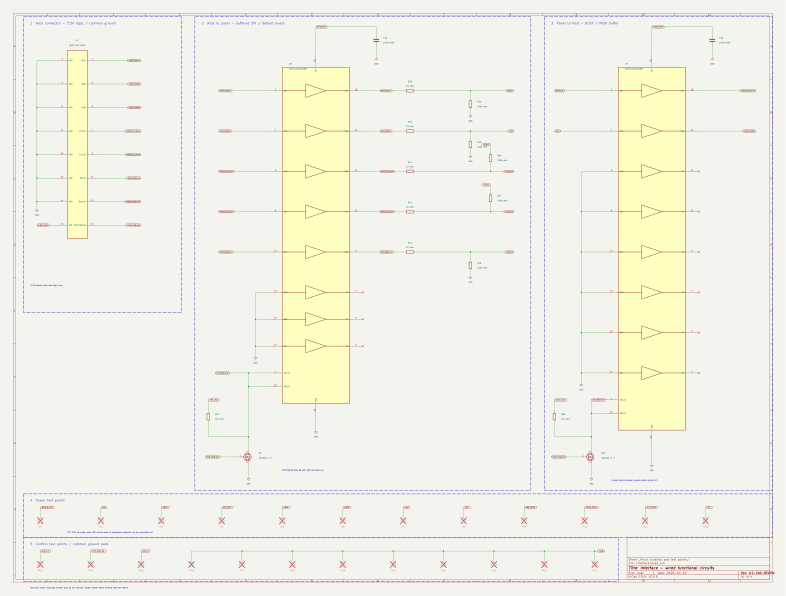
#> input picture hardware/pcb/gdep133c02-driver/reports/panel-interface-redraw/interface.png, 2358 x 1786 px (shown at 1/3 size)
$ python convert_photo.py ../../../hardware/pcb/gdep133c02-driver/reports/panel-interface-redraw/interface.png out.png
#> lines starting #> are read from the running program, lines starting #| are printed output that depends on the picture
#!/usr/bin/env python3
"""Convert a JPEG/PNG to the project's EPF1 format; no panel-native codes here."""
import argparse
import struct
import zlib
from pathlib import Path

WIDTH, HEIGHT = 1600, 1200
PALETTE = [(0, 0, 0), (255, 255, 255), (220, 30, 30),
           (255, 220, 0), (30, 70, 180), (30, 140, 60)]


def encode(indices):
    if len(indices) != WIDTH * HEIGHT or any(v > 5 or v < 0 for v in indices):
        raise ValueError('Expected 1600x1200 indices in range 0..5')
    payload = bytes((indices[i] << 4) | indices[i + 1] for i in range(0, len(indices), 2))
    header = struct.pack('<4sHHHHBBHII8s', b'EPF1', 1, 32, WIDTH, HEIGHT,
                         1, 0, 0, len(payload), zlib.crc32(payload), bytes(8))
    return header + payload


def convert(source):
    from PIL import Image, ImageOps
    with Image.open(source) as original:
#> original is the input picture: PIL image 2358x1786 RGB; mean R, G, B 242.7, 241.9, 231.5
        oriented = ImageOps.exif_transpose(original).convert('RGBA')
        background = Image.new('RGBA', oriented.size, 'white')
#> background: PIL image 2358x1786 RGBA; every value is 255
        image = Image.alpha_composite(background, oriented).convert('RGB')
    image = ImageOps.pad(image, (WIDTH, HEIGHT), method=Image.Resampling.LANCZOS, color='white')
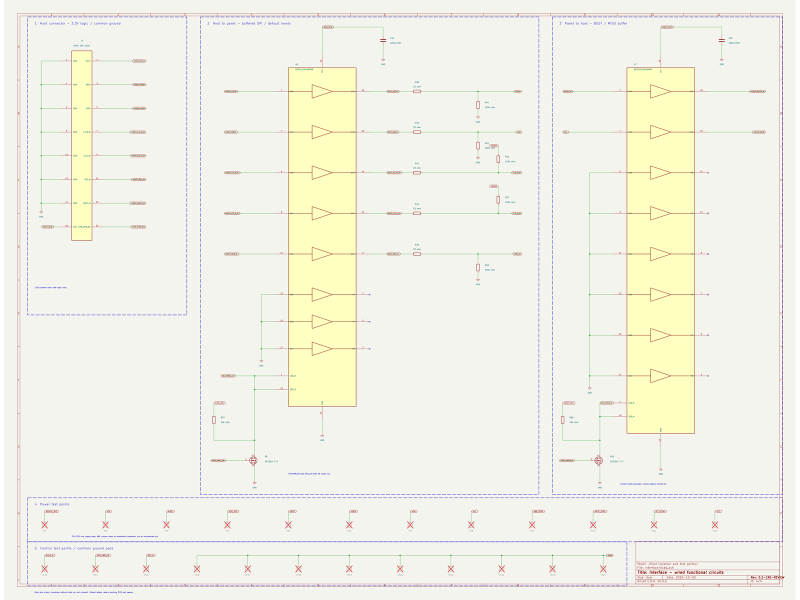
#> image: PIL image 1600x1200 RGB (shown at 1/2 size); mean R, G, B 242.8, 242, 231.7
    palette = Image.new('P', (1, 1))
    # Repeat the six valid colors; map duplicate palette entries back into 0..5.
    palette.putpalette([v for i in range(256) for v in PALETTE[i % 6]])
    indexed = image.quantize(palette=palette, dither=Image.Dither.FLOYDSTEINBERG)
    return encode(bytes(v % 6 for v in indexed.tobytes()))


def main():
    parser = argparse.ArgumentParser(description=__doc__)
    parser.add_argument('source', type=Path)
    parser.add_argument('output', type=Path)
    args = parser.parse_args()
    data = convert(args.source)
    args.output.parent.mkdir(parents=True, exist_ok=True)
    args.output.write_bytes(data)
    print(f'{args.output}: {len(data)} bytes, EPF1; rebuild firmware to embed')
#| out.png: 960032 bytes, EPF1; rebuild firmware to embed


if __name__ == '__main__':
    main()
